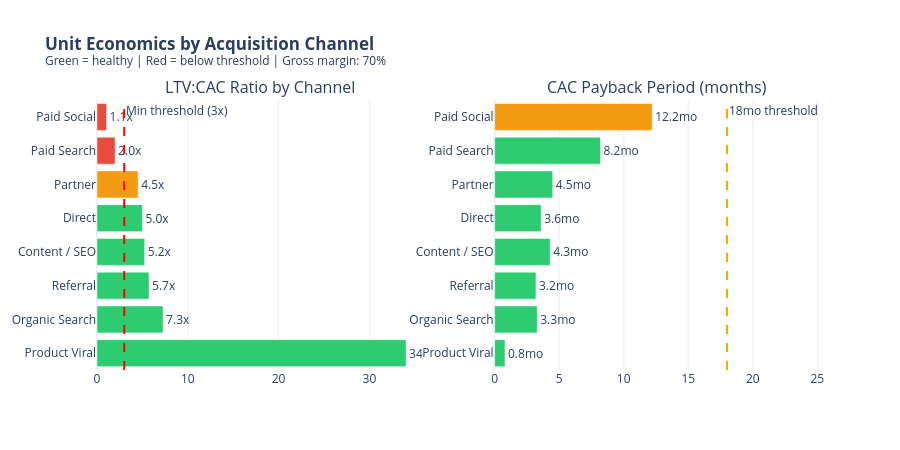

Notebook source saved alongside this figure:
### Markdown cell above
## 2. LTV:CAC by Acquisition Channel

Not all customers are equally valuable. The channel through which a customer arrives
strongly predicts their LTV — and therefore whether we're spending acquisition budget wisely.

**The SaaS rule of thumb:** LTV:CAC > 3x is acceptable. > 5x is excellent. < 2x is destroying value.

**Key finding below:** Paid Social has LTV:CAC of 1.7x — below threshold.
Product Viral (existing user inviting a teammate) has 34x LTV:CAC.

### Code cell
# LTV:CAC by channel (simulated — in production: use ltv.sql)
channel_data = pd.DataFrame([
    {'channel': 'Product Viral',  'cac': 85,   'avg_mrr': 145, 'avg_lifetime_m': 28.5, 'workspaces': 820},
    {'channel': 'Organic Search', 'cac': 320,  'avg_mrr': 138, 'avg_lifetime_m': 24.1, 'workspaces': 1240},
    {'channel': 'Content / SEO',  'cac': 380,  'avg_mrr': 125, 'avg_lifetime_m': 22.8, 'workspaces': 680},
    {'channel': 'Partner',        'cac': 450,  'avg_mrr': 142, 'avg_lifetime_m': 20.5, 'workspaces': 340},
    {'channel': 'Direct',         'cac': 280,  'avg_mrr': 110, 'avg_lifetime_m': 18.2, 'workspaces': 520},
    {'channel': 'Paid Search',    'cac': 680,  'avg_mrr': 118, 'avg_lifetime_m': 16.4, 'workspaces': 780},
    {'channel': 'Referral',       'cac': 210,  'avg_mrr': 95,  'avg_lifetime_m': 18.1, 'workspaces': 450},
    {'channel': 'Paid Social',    'cac': 750,  'avg_mrr': 88,  'avg_lifetime_m': 12.8, 'workspaces': 920},
])

GROSS_MARGIN = 0.70
channel_data['ltv'] = (channel_data['avg_mrr'] * channel_data['avg_lifetime_m'] * GROSS_MARGIN).round(0)
channel_data['ltv_cac'] = (channel_data['ltv'] / channel_data['cac']).round(2)
channel_data['payback_months'] = (channel_data['cac'] / (channel_data['avg_mrr'] * GROSS_MARGIN)).round(1)
channel_data = channel_data.sort_values('ltv_cac', ascending=False)

# Visualization
colors = ['#2ECC71' if x >= 5 else '#F39C12' if x >= 3 else '#E74C3C'
          for x in channel_data['ltv_cac']]

fig = make_subplots(
    rows=1, cols=2,
    subplot_titles=('LTV:CAC Ratio by Channel', 'CAC Payback Period (months)')
)

fig.add_trace(
    go.Bar(y=channel_data['channel'], x=channel_data['ltv_cac'],
           orientation='h', marker_color=colors,
           text=channel_data['ltv_cac'].apply(lambda x: f'{x:.1f}x'),
           textposition='outside', name='LTV:CAC'),
    row=1, col=1
)
fig.add_vline(x=3, line_dash='dash', line_color='red',
               annotation_text='Min threshold (3x)', row=1, col=1)

payback_colors = ['#E74C3C' if x > 18 else '#F39C12' if x > 12 else '#2ECC71'
                  for x in channel_data['payback_months']]
fig.add_trace(
    go.Bar(y=channel_data['channel'], x=channel_data['payback_months'],
           orientation='h', marker_color=payback_colors,
           text=channel_data['payback_months'].apply(lambda x: f'{x}mo'),
           textposition='outside', name='Payback'),
    row=1, col=2
)
fig.add_vline(x=18, line_dash='dash', line_color='orange',
               annotation_text='18mo threshold', row=1, col=2)

fig.update_layout(
    height=450,
    title_text='<b>Unit Economics by Acquisition Channel</b><br>'
               '<sup>Green = healthy | Red = below threshold | Gross margin: 70%</sup>',
    template='plotly_white',
    showlegend=False
)
fig.show()

print("\n📊 Channel Economics Summary:")
print(channel_data[['channel', 'cac', 'ltv', 'ltv_cac', 'payback_months']].to_string(index=False))

### Figure 1 — Plotly figure (JSON) as saved in the notebook; plotly's stock layout.template omitted (floating-point values rounded to 4 significant figures)
{"data": [{"marker": {"color": ["#2ECC71", "#2ECC71", "#2ECC71", "#2ECC71", "#2ECC71", "#F39C12", "#E74C3C", "#E74C3C"]}, "name": "LTV:CAC", "orientation": "h", "text": ["34.0x", "7.3x", "5.7x", "5.2x", "5.0x", "4.5x", "2.0x", "1.1x"], "textposition": "outside", "type": "bar", "x": [34.04, 7.28, 5.73, 5.25, 5.0, 4.53, 1.99, 1.05], "xaxis": "x", "y": ["Product Viral", "Organic Search", "Referral", "Content / SEO", "Direct", "Partner", "Paid Search", "Paid Social"], "yaxis": "y"}, {"marker": {"color": ["#2ECC71", "#2ECC71", "#2ECC71", "#2ECC71", "#2ECC71", "#2ECC71", "#2ECC71", "#F39C12"]}, "name": "Payback", "orientation": "h", "text": ["0.8mo", "3.3mo", "3.2mo", "4.3mo", "3.6mo", "4.5mo", "8.2mo", "12.2mo"], "textposition": "outside", "type": "bar", "x": [0.8, 3.3, 3.2, 4.3, 3.6, 4.5, 8.2, 12.2], "xaxis": "x2", "y": ["Product Viral", "Organic Search", "Referral", "Content / SEO", "Direct", "Partner", "Paid Search", "Paid Social"], "yaxis": "y2"}], "layout": {"annotations": [{"font": {"size": 16}, "showarrow": false, "text": "LTV:CAC Ratio by Channel", "x": 0.225, "xanchor": "center", "xref": "paper", "y": 1, "yanchor": "bottom", "yref": "paper"}, {"font": {"size": 16}, "showarrow": false, "text": "CAC Payback Period (months)", "x": 0.775, "xanchor": "center", "xref": "paper", "y": 1, "yanchor": "bottom", "yref": "paper"}, {"showarrow": false, "text": "Min threshold (3x)", "x": 3, "xanchor": "left", "xref": "x", "y": 1, "yanchor": "top", "yref": "y domain"}, {"showarrow": false, "text": "18mo threshold", "x": 18, "xanchor": "left", "xref": "x2", "y": 1, "yanchor": "top", "yref": "y2 domain"}], "height": 450, "shapes": [{"line": {"color": "red", "dash": "dash"}, "type": "line", "x0": 3, "x1": 3, "xref": "x", "y0": 0, "y1": 1, "yref": "y domain"}, {"line": {"color": "orange", "dash": "dash"}, "type": "line", "x0": 18, "x1": 18, "xref": "x2", "y0": 0, "y1": 1, "yref": "y2 domain"}], "showlegend": false, "title": {"text": "<b>Unit Economics by Acquisition Channel</b><br><sup>Green = healthy | Red = below threshold | Gross margin: 70%</sup>"}, "xaxis": {"anchor": "y", "domain": [0, 0.45]}, "xaxis2": {"anchor": "y2", "domain": [0.55, 1]}, "yaxis": {"anchor": "x", "domain": [0, 1]}, "yaxis2": {"anchor": "x2", "domain": [0, 1]}}}
